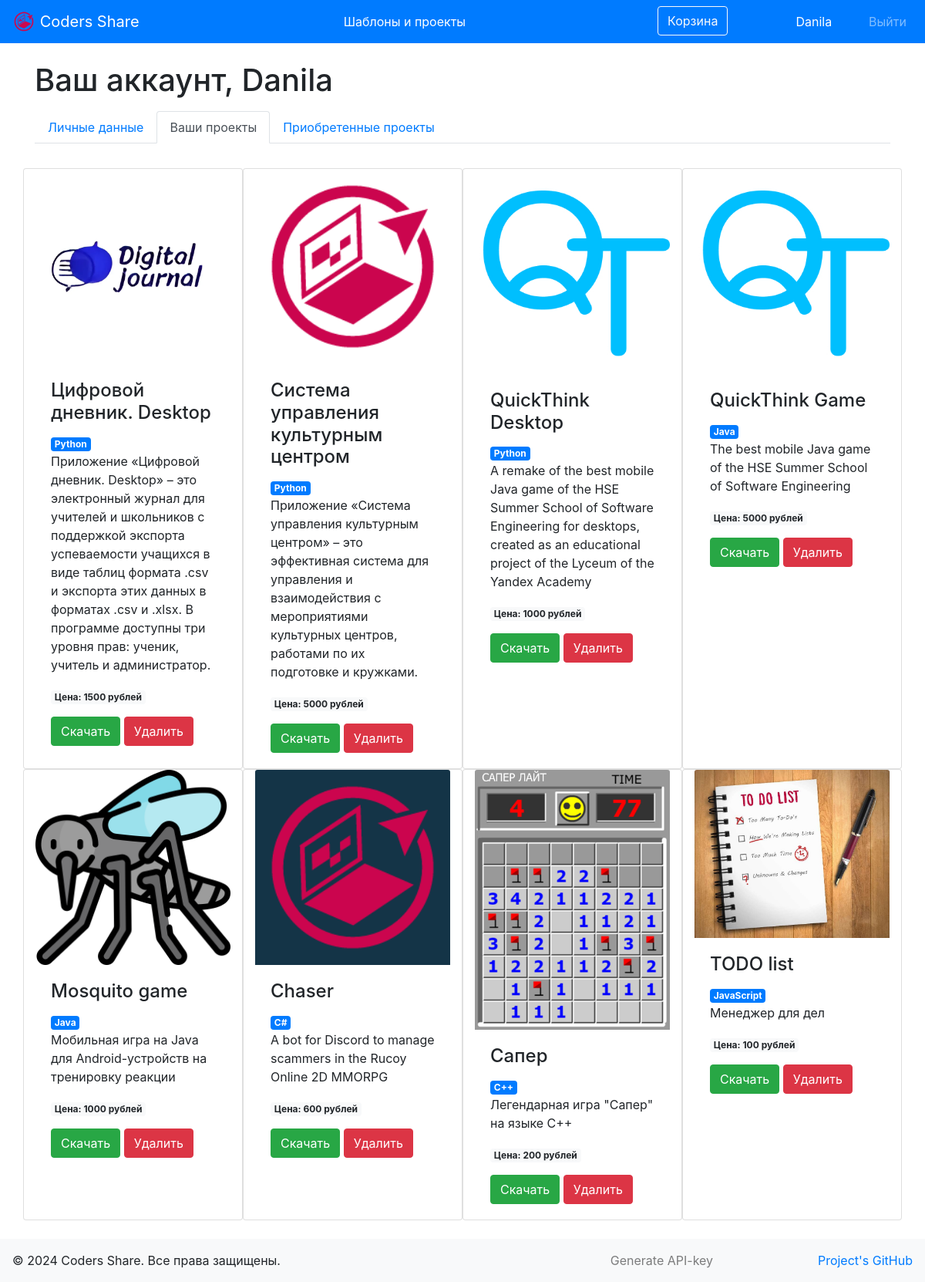
Page /account?projects=owner (signed in) on the committed database.
### data/users.py (models this page shows, shortened)
class User(SqlAlchemyBase, SerializerMixin, UserMixin):
    __tablename__ = "users"
    id = sqlalchemy.Column(sqlalchemy.Integer, primary_key=True, autoincrement=True)
    email = sqlalchemy.Column(sqlalchemy.String, unique=True)
    name = sqlalchemy.Column(sqlalchemy.String)
    added_date = sqlalchemy.Column(sqlalchemy.DateTime, default=datetime.datetime.now)
    hashed_password = sqlalchemy.Column(sqlalchemy.String)
    money = sqlalchemy.Column(sqlalchemy.Integer, default=0)
    projects = orm.relationship("Project", back_populates="user")
    basket = orm.relationship("Basket")
    bought_projects = orm.relationship(
        "Project", secondary="bought_projects_to_user", backref="users"
    )

### data/projects.py (models this page shows)
class Project(SqlAlchemyBase, SerializerMixin, UserMixin):
    __tablename__ = "projects"
    id = sqlalchemy.Column(sqlalchemy.Integer, primary_key=True, autoincrement=True)
    title = sqlalchemy.Column(sqlalchemy.String)
    about = sqlalchemy.Column(sqlalchemy.String)
    banner = sqlalchemy.Column(sqlalchemy.String)
    language_id = sqlalchemy.Column(
        sqlalchemy.Integer, sqlalchemy.ForeignKey("languages.id")
    )
    files = sqlalchemy.Column(sqlalchemy.String)
    user_id = sqlalchemy.Column(sqlalchemy.Integer, sqlalchemy.ForeignKey("users.id"))
    price = sqlalchemy.Column(sqlalchemy.Integer)
    is_visible = sqlalchemy.Column(sqlalchemy.Boolean, default=True)
    added_date = sqlalchemy.Column(sqlalchemy.DateTime, default=datetime.datetime.now)
    user = orm.relationship("User")
    language = orm.relationship("Language")

### data/languages.py (models this page shows)
class Language(SqlAlchemyBase, SerializerMixin):
    __tablename__ = "languages"
    id = sqlalchemy.Column(sqlalchemy.Integer, primary_key=True, autoincrement=True)
    language_title = sqlalchemy.Column(sqlalchemy.String)
    language_sign = sqlalchemy.Column(sqlalchemy.String)
    added_date = sqlalchemy.Column(sqlalchemy.DateTime, default=datetime.datetime.now)
    projects = orm.relationship("Project", back_populates="language")

### blueprints/account.py (the view)
@blueprint.route("/account", methods=["GET", "POST"])
@login_required
def account():
    try:
        db_sess = db_session.create_session()
        owner_projects = (
            db_sess.query(Project).filter(Project.user == current_user).all()
        )
        return render_template("account.html", owner_projects=owner_projects)
    except Exception:
        return redirect(url_for("account.account"))

### app.py (called while the page is built)
@login_manager.user_loader
def load_user(user_id):
    db_sess = db_session.create_session()
    return db_sess.query(User).get(user_id)

### data/db_session.py (called while the page is built)
def create_session() -> Session:
    global __factory
    return __factory()

### templates/account.html (shortened to what this page needs)
{% extends "base.html" %}
{% block content %}
    <br>
    <h1>Ваш аккаунт, {{ current_user.name }}</h1>
    <ul class="nav nav-tabs margin_menu">
        <li class="nav-item">
            <a class="nav-link {% if request.args.get('projects') == None %}active{% endif %}" href="?">Личные
                данные</a>
        </li>
        <li class="nav-item">
            <a class="nav-link {% if request.args.get('projects') == 'owner' %}active{% endif %}"
               href="?projects=owner">Ваши проекты</a>
        </li>
        <li class="nav-item">
            <a class="nav-link {% if request.args.get('projects') == 'buyer' %}active{% endif %}"
               href="?projects=buyer">Приобретенные проекты</a>
        </li>
    </ul>
    {% if request.args.get('projects') == None %}
        <div>
            <h3>Баланс: {{ current_user.money }} рублей</h3>
            <div>
                <a href="/account/withdrawal"><button type="button" class="btn btn-outline-danger">Вывести</button></a>
                <a href="/account/replenishment">
                    <button type="button" class="btn btn-success margin_button">Пополнить</button>
                </a>
            </div>
        </div>
    {% elif request.args.get('projects') == 'owner' %}
        <div class="row">
            {% for project in owner_projects %}
                <div class="card col-md-6 col-xl-3">
                    <img class="card-img-top" src="{{ project.banner }}" alt="Card image">
                    <div class="card-body">
                        <h4 class="card-title">{{ project.title }}</h4>
                        <span class="badge badge-primary">{{ project.language.language_title }}</span>
                        <p class="card-text">{{ project.about }}</p>
                        <p class="badge badge-light">Цена: {{ project.price }} рублей</p><br>
                        <a href="/uploads/{{ project.user.id }}/{{ project.id }}/files.zip"
                           class="btn btn-success">Скачать</a>
                        <a href="/projects_delete/{{ project.id }}"
                           class="btn btn-danger ml-md-auto">Удалить</a>
                    </div>
                </div>
            {% endfor %}
        </div>
    {% endif %}
    <br>
{% endblock %}

### templates/base.html (shortened to what this page needs)
<!doctype html>
<html lang="en">
<head>
    <link rel="stylesheet"
          href="https://cdn.jsdelivr.net/npm/bootstrap@4.6.2/dist/css/bootstrap.min.css">
    <link rel="stylesheet" href="/static/css/style.css">
</head>
<body>
<header>
    <nav class="navbar navbar-expand-lg navbar-dark bg-primary">
        <a class="navbar-brand" href="/">
            <img src="/static/image/icon/logo_alpha.svg" width="30" height="30" class="d-inline-block align-top" alt="">
            Coders Share
        </a>
            <div class="navbar-nav ml-md-auto">
                <a class="nav-item nav-link active" href="/projects">Шаблоны и проекты</a>
            </div>
            {% if current_user.is_authenticated %}
                <div class="navbar-nav ml-auto">
                    <a href="/basket"><button type="button" class="btn btn-outline-light">Корзина</button></a>
                    <a class="nav-item nav-link active margin_text" href="/account">{{ current_user.name }}</a>
                    <a class="nav-item nav-link" href="/logout">Выйти</a>
                </div>
            {% else %}
                <div class="navbar-nav ml-auto">
                    <a class="nav-item nav-link" href="/login">Войти</a>
                    <a class="nav-item nav-link active" href="/register">Зарегистрироваться</a>
                </div>
            {% endif %}
    </nav>
</header>
<main role="main" class="container">
    {% block content %}{% endblock %}
</main>
<footer>
    <nav class="navbar navbar-light bg-light">
        <span>© 2024 Coders Share. Все права защищены.</span>
        <div class="navbar-nav offset-md-3">
            <a href="/developer" class="nav-item nav-link">Generate API-key</a>
        </div>
        <a href="https://github.com/Tanax-Xt/coders-share">Project's GitHub</a>
    </nav>
</footer>
</body>
</html>

### static/css/style.css (style rules this page uses)
body { display: flex; flex-direction: column; min-height: 100vh; }
main { flex: 1; }
.col-md-6 { flex: 0 0 auto; }
.col-xl-3 { flex: 0 0 auto; }
.margin_text { margin-left: 5em; margin-right: 2em; }
.margin_menu { margin-top: 1em; margin-bottom: 2em; }

### rows in the picture
User: name "Danila"
Project: banner (picture), title "Цифровой дневник. Desktop", language.language_title "Python", about "Приложение «Цифровой дневник. Desktop» – это электронный журнал для учителей и школьников с поддержкой экспорта успеваемости учащихся в виде таблиц формата .csv и экспорта этих данных в форматах .csv и .xlsx. В программе доступны три уровня прав: ученик, учитель и администратор.", price "1500"
Project: banner (picture), title "Система управления культурным центром", language.language_title "Python", about "Приложение «Система управления культурным центром» – это эффективная система для управления и взаимодействия с мероприятиями культурных центров, работами по их подготовке и кружками.", price "5000"
Project: banner (picture), title "QuickThink Desktop", language.language_title "Python", about "A remake of the best mobile Java game of the HSE Summer School of Software Engineering for desktops, created as an educational project of the Lyceum of the Yandex Academy", price "1000"
Project: banner (picture), title "QuickThink Game", language.language_title "Java", about "The best mobile Java game of the HSE Summer School of Software Engineering", price "5000"
Project: banner (picture), title "Mosquito game", language.language_title "Java", about "Мобильная игра на Java для Android-устройств на тренировку реакции", price "1000"
Project: banner (picture), title "Chaser", language.language_title "C#", about "A bot for Discord to manage scammers in the Rucoy Online 2D MMORPG", price "600"
Project: banner (picture), title "Сапер", language.language_title "С++", about "Легендарная игра \"Сапер\" на языке C++", price "200"
Project: banner (picture), title "TODO list", language.language_title "JavaScript", about "Менеджер для дел", price "100"
